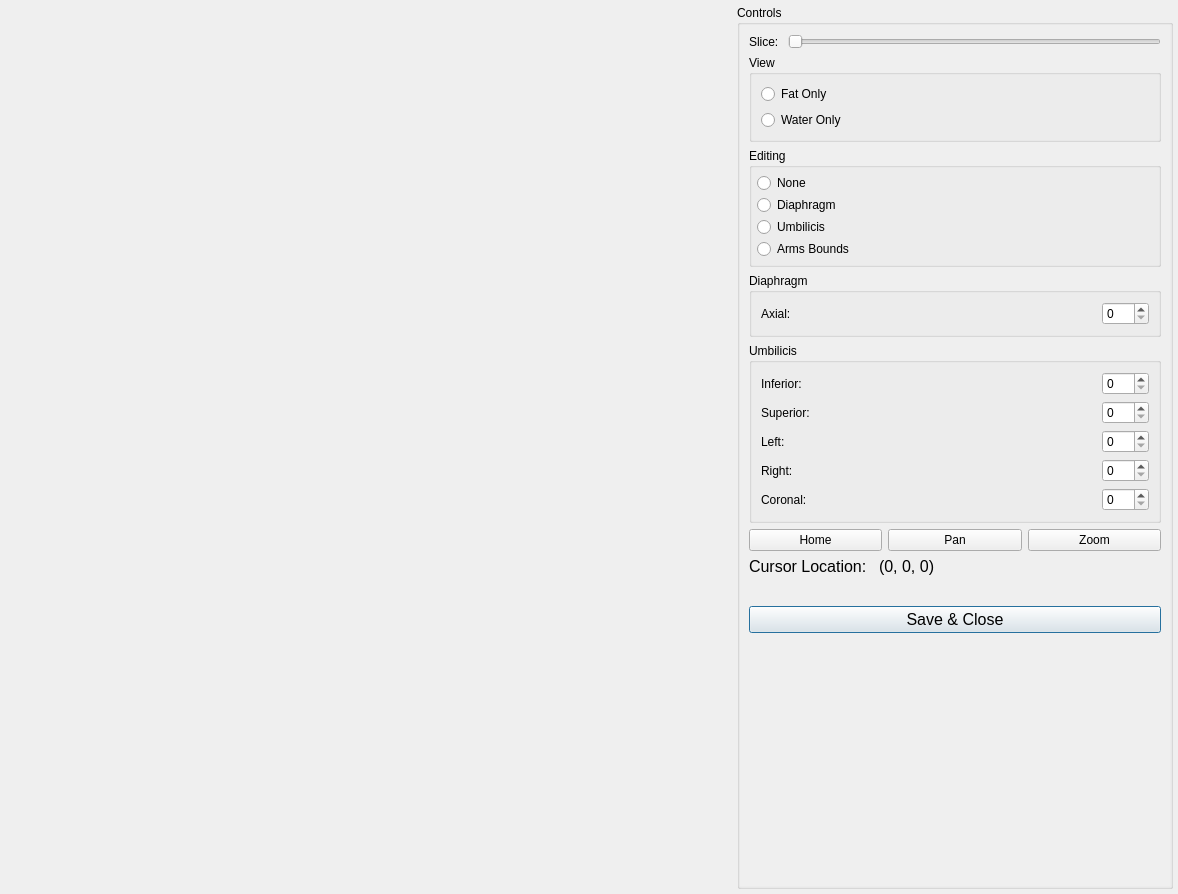
<?xml version="1.0" encoding="UTF-8"?>
<ui version="4.0">
 <class>ConfigureWindow</class>
 <widget class="QDialog" name="ConfigureWindow">
  <property name="geometry">
   <rect>
    <x>0</x>
    <y>0</y>
    <width>1178</width>
    <height>894</height>
   </rect>
  </property>
  <property name="windowTitle">
   <string>Configure Window</string>
  </property>
  <layout class="QGridLayout" name="gridLayout_7" columnstretch="5,3">
   <property name="leftMargin">
    <number>5</number>
   </property>
   <property name="topMargin">
    <number>5</number>
   </property>
   <property name="rightMargin">
    <number>5</number>
   </property>
   <property name="bottomMargin">
    <number>5</number>
   </property>
   <item row="0" column="0">
    <widget class="SliceWidget" name="sliceWidget" native="true"/>
   </item>
   <item row="0" column="1">
    <widget class="QGroupBox" name="groupBox">
     <property name="title">
      <string>Controls</string>
     </property>
     <layout class="QVBoxLayout" name="verticalLayout">
      <property name="spacing">
       <number>0</number>
      </property>
      <property name="leftMargin">
       <number>0</number>
      </property>
      <property name="topMargin">
       <number>0</number>
      </property>
      <property name="rightMargin">
       <number>0</number>
      </property>
      <property name="bottomMargin">
       <number>0</number>
      </property>
      <item>
       <widget class="QScrollArea" name="scrollArea">
        <property name="frameShape">
         <enum>QFrame::NoFrame</enum>
        </property>
        <property name="horizontalScrollBarPolicy">
         <enum>Qt::ScrollBarAlwaysOff</enum>
        </property>
        <property name="widgetResizable">
         <bool>true</bool>
        </property>
        <widget class="QWidget" name="scrollAreaWidgetContents">
         <property name="geometry">
          <rect>
           <x>0</x>
           <y>0</y>
           <width>434</width>
           <height>869</height>
          </rect>
         </property>
         <layout class="QGridLayout" name="gridLayout_2">
          <item row="1" column="1">
           <widget class="QSlider" name="sliceSlider">
            <property name="sizePolicy">
             <sizepolicy hsizetype="Minimum" vsizetype="Fixed">
              <horstretch>0</horstretch>
              <verstretch>0</verstretch>
             </sizepolicy>
            </property>
            <property name="orientation">
             <enum>Qt::Horizontal</enum>
            </property>
           </widget>
          </item>
          <item row="7" column="0" colspan="2">
           <layout class="QGridLayout" name="gridLayout_6">
            <item row="0" column="1">
             <widget class="QPushButton" name="panButton">
              <property name="focusPolicy">
               <enum>Qt::NoFocus</enum>
              </property>
              <property name="text">
               <string>Pan</string>
              </property>
             </widget>
            </item>
            <item row="0" column="0">
             <widget class="QPushButton" name="homeButton">
              <property name="focusPolicy">
               <enum>Qt::NoFocus</enum>
              </property>
              <property name="text">
               <string>Home</string>
              </property>
             </widget>
            </item>
            <item row="0" column="2">
             <widget class="QPushButton" name="zoomButton">
              <property name="focusPolicy">
               <enum>Qt::NoFocus</enum>
              </property>
              <property name="text">
               <string>Zoom</string>
              </property>
             </widget>
            </item>
           </layout>
          </item>
          <item row="12" column="1">
           <spacer name="verticalSpacer">
            <property name="orientation">
             <enum>Qt::Vertical</enum>
            </property>
            <property name="sizeHint" stdset="0">
             <size>
              <width>20</width>
              <height>40</height>
             </size>
            </property>
           </spacer>
          </item>
          <item row="9" column="0" colspan="2">
           <widget class="QLabel" name="infoLabel">
            <property name="font">
             <font>
              <pointsize>12</pointsize>
             </font>
            </property>
            <property name="text">
             <string/>
            </property>
           </widget>
          </item>
          <item row="8" column="0" colspan="2">
           <layout class="QHBoxLayout" name="horizontalLayout">
            <property name="spacing">
             <number>12</number>
            </property>
            <property name="bottomMargin">
             <number>0</number>
            </property>
            <item>
             <widget class="QLabel" name="label">
              <property name="sizePolicy">
               <sizepolicy hsizetype="Maximum" vsizetype="Preferred">
                <horstretch>0</horstretch>
                <verstretch>0</verstretch>
               </sizepolicy>
              </property>
              <property name="font">
               <font>
                <pointsize>12</pointsize>
               </font>
              </property>
              <property name="text">
               <string>Cursor Location:</string>
              </property>
             </widget>
            </item>
            <item>
             <widget class="QLabel" name="locationLabel">
              <property name="font">
               <font>
                <pointsize>12</pointsize>
               </font>
              </property>
              <property name="text">
               <string>(0, 0, 0)</string>
              </property>
              <property name="alignment">
               <set>Qt::AlignLeading|Qt::AlignLeft|Qt::AlignVCenter</set>
              </property>
             </widget>
            </item>
           </layout>
          </item>
          <item row="1" column="0">
           <widget class="QLabel" name="label_7">
            <property name="sizePolicy">
             <sizepolicy hsizetype="Maximum" vsizetype="Preferred">
              <horstretch>0</horstretch>
              <verstretch>0</verstretch>
             </sizepolicy>
            </property>
            <property name="text">
             <string>Slice: </string>
            </property>
           </widget>
          </item>
          <item row="10" column="0" colspan="2">
           <widget class="QPushButton" name="saveButton">
            <property name="font">
             <font>
              <pointsize>12</pointsize>
             </font>
            </property>
            <property name="text">
             <string>Save &amp;&amp; Close</string>
            </property>
           </widget>
          </item>
          <item row="5" column="0" colspan="2">
           <widget class="QGroupBox" name="groupBox_3">
            <property name="title">
             <string>Umbilicis</string>
            </property>
            <layout class="QGridLayout" name="gridLayout_3">
             <item row="3" column="0">
              <widget class="QLabel" name="label_4">
               <property name="text">
                <string>Left: </string>
               </property>
              </widget>
             </item>
             <item row="4" column="0">
              <widget class="QLabel" name="label_5">
               <property name="text">
                <string>Right: </string>
               </property>
              </widget>
             </item>
             <item row="5" column="0">
              <widget class="QLabel" name="label_6">
               <property name="text">
                <string>Coronal: </string>
               </property>
              </widget>
             </item>
             <item row="1" column="0">
              <widget class="QLabel" name="label_2">
               <property name="text">
                <string>Inferior: </string>
               </property>
              </widget>
             </item>
             <item row="2" column="0">
              <widget class="QLabel" name="label_3">
               <property name="text">
                <string>Superior: </string>
               </property>
              </widget>
             </item>
             <item row="1" column="1">
              <widget class="QSpinBox" name="umbilicisInferiorSpinBox">
               <property name="sizePolicy">
                <sizepolicy hsizetype="Maximum" vsizetype="Fixed">
                 <horstretch>0</horstretch>
                 <verstretch>0</verstretch>
                </sizepolicy>
               </property>
               <property name="maximum">
                <number>300</number>
               </property>
              </widget>
             </item>
             <item row="2" column="1">
              <widget class="QSpinBox" name="umbilicisSuperiorSpinBox">
               <property name="sizePolicy">
                <sizepolicy hsizetype="Maximum" vsizetype="Fixed">
                 <horstretch>0</horstretch>
                 <verstretch>0</verstretch>
                </sizepolicy>
               </property>
               <property name="maximum">
                <number>300</number>
               </property>
              </widget>
             </item>
             <item row="3" column="1">
              <widget class="QSpinBox" name="umbilicisLeftSpinBox">
               <property name="sizePolicy">
                <sizepolicy hsizetype="Maximum" vsizetype="Fixed">
                 <horstretch>0</horstretch>
                 <verstretch>0</verstretch>
                </sizepolicy>
               </property>
               <property name="maximum">
                <number>300</number>
               </property>
              </widget>
             </item>
             <item row="4" column="1">
              <widget class="QSpinBox" name="umbilicisRightSpinBox">
               <property name="sizePolicy">
                <sizepolicy hsizetype="Maximum" vsizetype="Fixed">
                 <horstretch>0</horstretch>
                 <verstretch>0</verstretch>
                </sizepolicy>
               </property>
               <property name="maximum">
                <number>300</number>
               </property>
              </widget>
             </item>
             <item row="5" column="1">
              <widget class="QSpinBox" name="umbilicisCoronalSpinBox">
               <property name="sizePolicy">
                <sizepolicy hsizetype="Maximum" vsizetype="Fixed">
                 <horstretch>0</horstretch>
                 <verstretch>0</verstretch>
                </sizepolicy>
               </property>
               <property name="maximum">
                <number>300</number>
               </property>
              </widget>
             </item>
            </layout>
           </widget>
          </item>
          <item row="2" column="0" colspan="2">
           <widget class="QGroupBox" name="groupBox_6">
            <property name="title">
             <string>View</string>
            </property>
            <layout class="QVBoxLayout" name="verticalLayout_3">
             <item>
              <widget class="QRadioButton" name="viewFatRadioButton">
               <property name="text">
                <string>Fat Only</string>
               </property>
              </widget>
             </item>
             <item>
              <widget class="QRadioButton" name="viewWaterRadioButton">
               <property name="text">
                <string>Water Only</string>
               </property>
              </widget>
             </item>
            </layout>
           </widget>
          </item>
          <item row="4" column="0" colspan="2">
           <widget class="QGroupBox" name="groupBox_5">
            <property name="title">
             <string>Diaphragm</string>
            </property>
            <layout class="QGridLayout" name="gridLayout_4">
             <item row="1" column="0">
              <widget class="QLabel" name="label_8">
               <property name="text">
                <string>Axial: </string>
               </property>
              </widget>
             </item>
             <item row="1" column="1">
              <widget class="QSpinBox" name="diaphragmAxialSpinBox">
               <property name="sizePolicy">
                <sizepolicy hsizetype="Maximum" vsizetype="Fixed">
                 <horstretch>0</horstretch>
                 <verstretch>0</verstretch>
                </sizepolicy>
               </property>
               <property name="maximum">
                <number>300</number>
               </property>
              </widget>
             </item>
            </layout>
           </widget>
          </item>
          <item row="3" column="0" colspan="2">
           <widget class="QGroupBox" name="groupBox_2">
            <property name="title">
             <string>Editing</string>
            </property>
            <layout class="QVBoxLayout" name="verticalLayout_2">
             <property name="spacing">
              <number>2</number>
             </property>
             <property name="leftMargin">
              <number>5</number>
             </property>
             <property name="topMargin">
              <number>5</number>
             </property>
             <property name="rightMargin">
              <number>5</number>
             </property>
             <property name="bottomMargin">
              <number>5</number>
             </property>
             <item>
              <widget class="QRadioButton" name="noneRadioButton">
               <property name="text">
                <string>None</string>
               </property>
              </widget>
             </item>
             <item>
              <widget class="QRadioButton" name="diaphragmRadioButton">
               <property name="text">
                <string>Diaphragm</string>
               </property>
              </widget>
             </item>
             <item>
              <widget class="QRadioButton" name="umbilicisRadioButton">
               <property name="text">
                <string>Umbilicis</string>
               </property>
              </widget>
             </item>
             <item>
              <widget class="QRadioButton" name="armBoundsRadioButton">
               <property name="text">
                <string>Arms Bounds</string>
               </property>
              </widget>
             </item>
            </layout>
           </widget>
          </item>
         </layout>
        </widget>
       </widget>
      </item>
     </layout>
    </widget>
   </item>
  </layout>
 </widget>
 <customwidgets>
  <customwidget>
   <class>SliceWidget</class>
   <extends>QWidget</extends>
   <header>gui/sliceWidget.h</header>
   <container>1</container>
  </customwidget>
 </customwidgets>
 <tabstops>
  <tabstop>scrollArea</tabstop>
  <tabstop>sliceSlider</tabstop>
  <tabstop>viewFatRadioButton</tabstop>
  <tabstop>viewWaterRadioButton</tabstop>
  <tabstop>noneRadioButton</tabstop>
  <tabstop>diaphragmRadioButton</tabstop>
  <tabstop>umbilicisRadioButton</tabstop>
  <tabstop>diaphragmAxialSpinBox</tabstop>
  <tabstop>umbilicisInferiorSpinBox</tabstop>
  <tabstop>umbilicisSuperiorSpinBox</tabstop>
  <tabstop>umbilicisLeftSpinBox</tabstop>
  <tabstop>umbilicisRightSpinBox</tabstop>
  <tabstop>umbilicisCoronalSpinBox</tabstop>
  <tabstop>homeButton</tabstop>
  <tabstop>panButton</tabstop>
  <tabstop>zoomButton</tabstop>
  <tabstop>saveButton</tabstop>
 </tabstops>
 <resources/>
 <connections/>
</ui>
